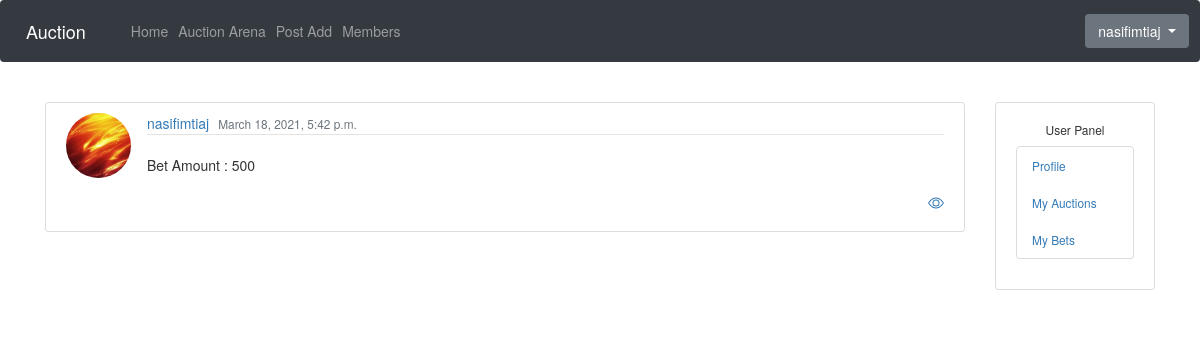
The app's page /my_bets/ (signed in) with its own data.
### users/models.py (models this page shows, shortened)
class Profile(models.Model):
    user = models.OneToOneField(User, on_delete=models.CASCADE)
    image = models.ImageField(default='default.jpg', upload_to='profile_pics')
    full_name = models.CharField(default='@Example_name', max_length=100)
    phone_number =  models.TextField(default='@Example_045978346')
    address = models.TextField(default='@Example_13-65 new jersey')
    last_active = models.DateTimeField(blank=True, null=True)
    bio = models.TextField(default='You bio')
    @property
    def update_last_active(self):
        self.last_active = timezone.now()
        self.save()
        return self.user.username
    def save(self, *args, **kwargs):
        super().save(*args, **kwargs)
        img = Image.open(self.image.path)
        if img.height > 200 or img.width > 200:
            output_size = (200, 200)
            img.thumbnail(output_size)
            img.save(self.image.path)

### core/models.py (models this page shows)
class Bets(models.Model):
    item = models.ForeignKey(AuctionItem,on_delete=models.CASCADE)
    better = models.ForeignKey(User, on_delete=models.CASCADE)
    amount = models.IntegerField()
    is_accepted = models.BooleanField(default=False)
    betted_time = models.DateTimeField(default=timezone.now)
    accepted_time = models.DateTimeField(blank=True, null=True)
    class Meta:
        unique_together = ('item', 'better')
        verbose_name = 'Bet'
        verbose_name_plural = 'Bets'

### center/views.py (the view)
# urls.py: path('my_bets/', UserBetsListView.as_view(), name='my_bets'),
class UserBetsListView(ListView):
    template_name = 'center/my_bets.html'
    model = Bets
    context_object_name = 'bets'
    def get_context_data(self, **kwargs):
        context = super().get_context_data(**kwargs)
        context.update({
        'bets': Bets.objects.filter(better=self.request.user)
        })
        return context
    ordering = ['-betted_time']
    paginate_by = 5

### center/templates/center/my_bets.html (shortened to what this page needs)
{% extends 'center/base.html' %}
    {% block content %}
         {% for bet in bets %}
            <article class="media content-section">
                <img  src="{{ bet.better.profile.image.url }}" class="rounded-circle article-img">
                <div class="media-body">
                     <div class="article-metadata">
                  <a class="mr-2" href="#">{{ bet.better }}</a>
                     <small class="text-muted">{{ bet.betted_time }}</small>
                </div>
                <p class="article-content">Bet Amount : {{ bet.amount }}</p>
                 <h1 align="right">
                  <a href="{% url 'center:detail_product' bet.item.id %}" >
                    </a>
                    </h1>
                </div>
            </article>
        {% endfor %}
    {% endblock %}

### templates/base.html (shortened to what this page needs)
 {% load static %}
<!DOCTYPE html>
<html lang="en">
<head>
        <link href="https://unpkg.com/filepond/dist/filepond.css" rel="stylesheet" />
      <link rel="stylesheet" type="text/css" href="{% static 'css/style.css' %}"/>
    <link rel="stylesheet" href="https://stackpath.bootstrapcdn.com/bootstrap/4.4.1/css/bootstrap.min.css"
>
</head>
<body>
    <nav class="navbar navbar-expand-lg navbar-dark bg-dark">
      <a class="navbar-brand" href="{% url 'core:home' %}">Auction</a>
      <div class="collapse navbar-collapse" id="navbarNav">
        <ul class="navbar-nav">
          <li class="nav-item {{ home_nav }}">
            <a class="nav-link" href="{% url 'core:home' %}">Home</a>
          </li>
            {% if user.is_authenticated %}
                <li class="nav-item {{ on_auction_nav }}">
                <a class="nav-link" href="{% url 'center:on_auction' %}">Auction Arena</a>
              </li>
                <li class="nav-item {{ create_product_nav }}">
                <a class="nav-link" href="{% url 'center:create_product' %}">Post Add</a>
              </li>
            <li class="nav-item {{ members_nav }}">
                <a class="nav-link" href="{% url 'core:members' %}">Members</a>
              </li>
            {% endif %}
        </ul>
      </div>
      <div >
        <ul class="navbar-nav ml-auto">
            {% if user.is_authenticated %}
                 <div class="dropdown" >
                      <button class="btn btn-secondary dropdown-toggle" type="button" id="dropdownMenuButton" data-toggle="dropdown" aria-haspopup="true" aria-expanded="false">
                       {{user.profile.update_last_active}}
                      </button>
                </div>
                {% else %}
                   <p><a href="/login"> Login</a> / <a href="/register"> Register</a> </p>
                {% endif %}
        </ul>
    </div>
    </nav>
    <br/>
<main role="main" class="container">
      <div class="row">
        <div class="col-md-10">
          {% block content %}
            {% endblock %}
        </div>
           {% if user.is_authenticated %}
                    <div class="col-md-2" >
                      <div class="content-section"algin="right">
                        <h6 align="center">User Panel</h6>
                          <ul class="list-group">
                           <small> <li class="list-group-item list-group-item-light"> <a class="mr-2" href="{% url 'center:user_profile' user.id %}"> Profile</a></li>
                            <li class="list-group-item list-group-item-light"> <a  href="{% url 'center:my_items' %}">My Auctions</a></li>
                            <li class="list-group-item list-group-item-light"><a  href="{% url 'center:my_bets' %}"> My Bets</a></li></small>
                          </ul>
                      </div>
                    </div>
            {% endif%}
      </div>
    </main>
    <link rel="stylesheet" href="https://maxcdn.bootstrapcdn.com/bootstrap/3.4.1/css/bootstrap.min.css">
</body>
</html>

### static/css/style.css (style rules this page uses)
body { background: #fafafa; color: #333333; margin-top: 5rem; }
h1, h2, h3, h4, h5, h6 { color: #444444; }
ul { margin: 0; }
.content-section { background: #ffffff; padding: 10px 20px; border: 1px solid #dddddd; border-radius: 3px; margin-bottom: 20px; }
.article-content { white-space: pre-line; }
.article-img { height: 65px; width: 65px; margin-right: 16px; }
.article-metadata { padding-bottom: 1px; margin-bottom: 4px; border-bottom: 1px solid #e3e3e3 }
h1 { color: red; }

### records on screen
Bets: better.profile.image (picture), better "nasifimtiaj", betted_time "March 18, 2021, 5:42 p.m.", amount "500"

### other values on screen
{{ user.profile.update_last_active }} "nasifimtiaj"
